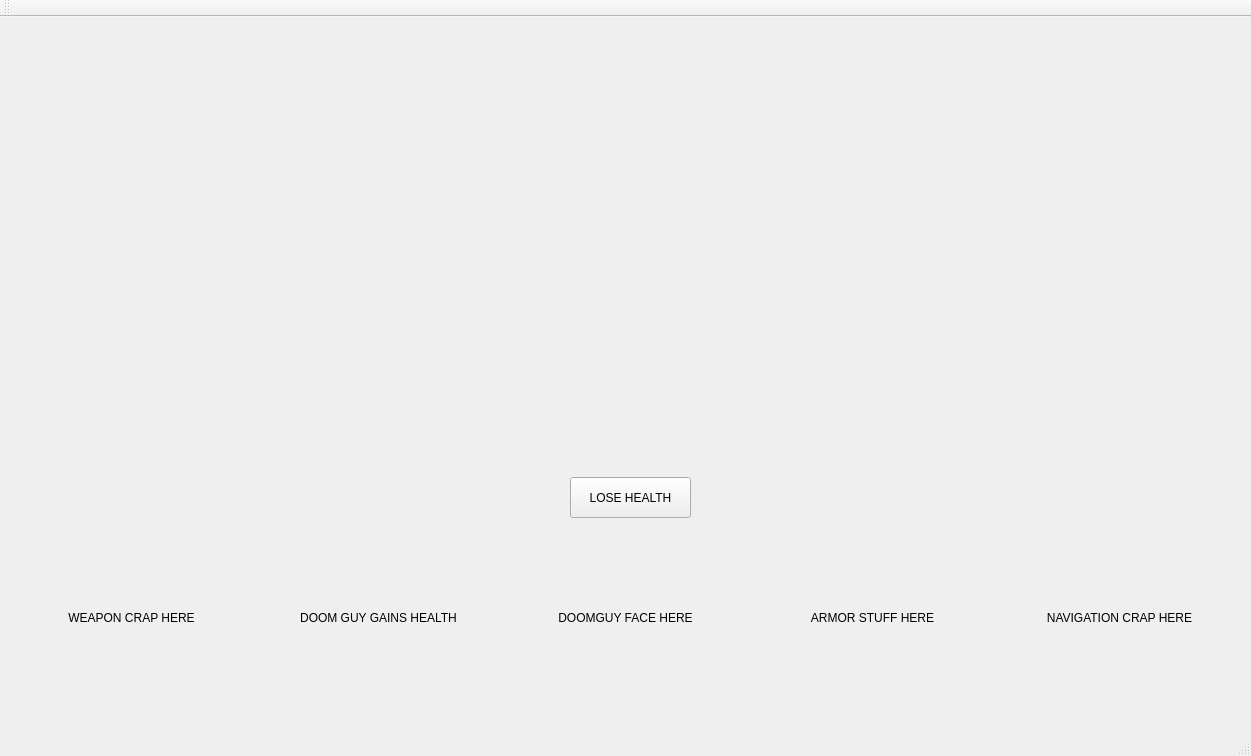
<?xml version="1.0" encoding="UTF-8"?>
<ui version="4.0">
 <class>GameWindow</class>
 <widget class="QMainWindow" name="GameWindow">
  <property name="geometry">
   <rect>
    <x>0</x>
    <y>0</y>
    <width>1251</width>
    <height>756</height>
   </rect>
  </property>
  <property name="windowTitle">
   <string>GameWindow</string>
  </property>
  <widget class="QWidget" name="centralWidget">
   <widget class="QWidget" name="horizontalLayoutWidget_7">
    <property name="geometry">
     <rect>
      <x>0</x>
      <y>520</y>
      <width>1251</width>
      <height>161</height>
     </rect>
    </property>
    <layout class="QHBoxLayout" name="horizontalLayout_7">
     <item>
      <layout class="QHBoxLayout" name="horizontalLayout_5">
       <item>
        <widget class="QLabel" name="label_2">
         <property name="text">
          <string>WEAPON CRAP HERE</string>
         </property>
         <property name="alignment">
          <set>Qt::AlignCenter</set>
         </property>
        </widget>
       </item>
      </layout>
     </item>
     <item>
      <layout class="QHBoxLayout" name="horizontalLayout_2">
       <item>
        <widget class="QLabel" name="label_3">
         <property name="text">
          <string>DOOM GUY GAINS HEALTH</string>
         </property>
         <property name="alignment">
          <set>Qt::AlignCenter</set>
         </property>
        </widget>
       </item>
      </layout>
     </item>
     <item>
      <layout class="QHBoxLayout" name="horizontalLayout">
       <item>
        <widget class="QLabel" name="label">
         <property name="text">
          <string>DOOMGUY FACE HERE</string>
         </property>
         <property name="alignment">
          <set>Qt::AlignCenter</set>
         </property>
        </widget>
       </item>
      </layout>
     </item>
     <item>
      <layout class="QHBoxLayout" name="horizontalLayout_4">
       <item>
        <widget class="QLabel" name="label_4">
         <property name="text">
          <string>ARMOR STUFF HERE</string>
         </property>
         <property name="alignment">
          <set>Qt::AlignCenter</set>
         </property>
        </widget>
       </item>
      </layout>
     </item>
     <item>
      <layout class="QHBoxLayout" name="horizontalLayout_3">
       <item>
        <widget class="QLabel" name="label_5">
         <property name="text">
          <string>NAVIGATION CRAP HERE</string>
         </property>
         <property name="alignment">
          <set>Qt::AlignCenter</set>
         </property>
        </widget>
       </item>
      </layout>
     </item>
    </layout>
   </widget>
   <widget class="QPushButton" name="pushButton">
    <property name="geometry">
     <rect>
      <x>570</x>
      <y>460</y>
      <width>121</width>
      <height>41</height>
     </rect>
    </property>
    <property name="text">
     <string>LOSE HEALTH</string>
    </property>
   </widget>
  </widget>
  <widget class="QMenuBar" name="menuBar">
   <property name="geometry">
    <rect>
     <x>0</x>
     <y>0</y>
     <width>1251</width>
     <height>25</height>
    </rect>
   </property>
  </widget>
  <widget class="QToolBar" name="mainToolBar">
   <attribute name="toolBarArea">
    <enum>TopToolBarArea</enum>
   </attribute>
   <attribute name="toolBarBreak">
    <bool>false</bool>
   </attribute>
  </widget>
  <widget class="QStatusBar" name="statusBar"/>
 </widget>
 <layoutdefault spacing="6" margin="11"/>
 <resources/>
 <connections/>
</ui>
